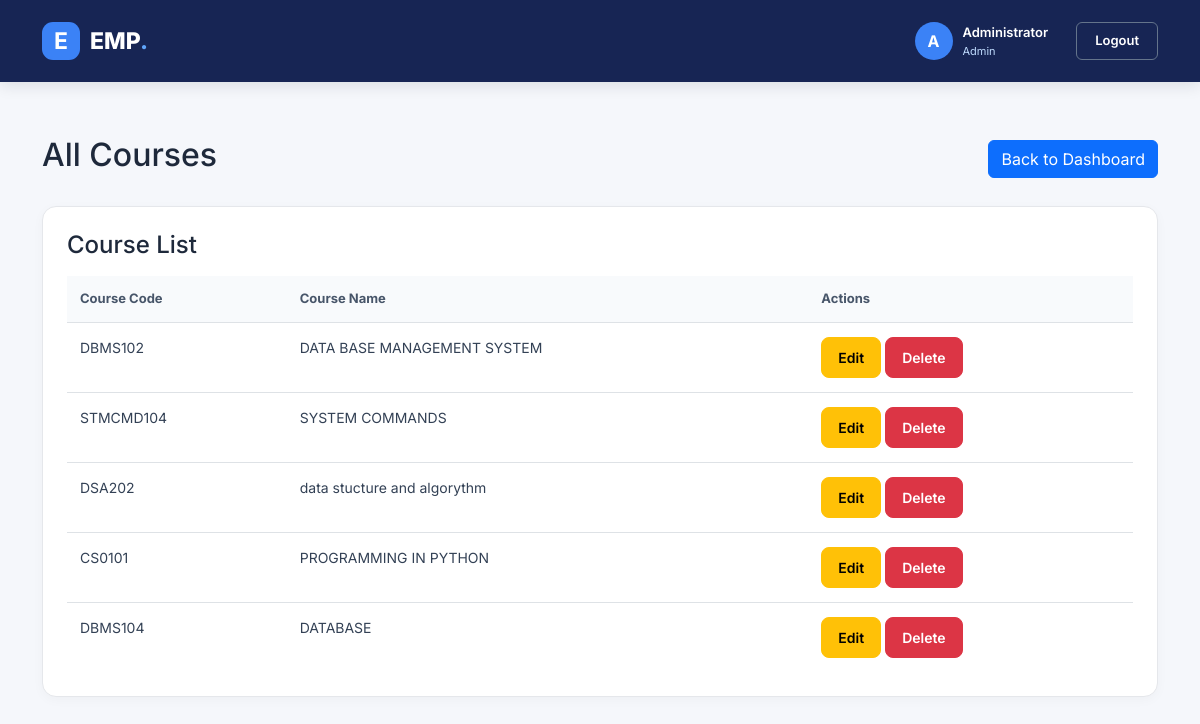
Screenshot of /admin/courses (signed in) with the database file from the repository.
### tables this page shows
CREATE TABLE courses (
        id INTEGER PRIMARY KEY AUTOINCREMENT,
        code TEXT UNIQUE NOT NULL,
        name TEXT NOT NULL
    );

### app.py (the view)
@app.route("/admin/courses")
@login_required("admin")
def courses_page():
    conn = db()
    courses = conn.execute(
        "SELECT * FROM courses"
    ).fetchall()
    return render_template("courses.html", courses=courses)

### app.py (called while the page is built)
def db():
    if "db" not in g:
        g.db = sqlite3.connect(DB)
        g.db.row_factory = sqlite3.Row
        g.db.execute("PRAGMA foreign_keys = ON")
    return g.db

def login_required(role=None):
    def decorator(view):
        @wraps(view)
        def wrapped(*args, **kwargs):
            if not session.get("user_id"):
                return redirect(url_for("login"))
            if role and session.get("role") != role:
                flash("You are not allowed to open that page.")
                return redirect(url_for("dashboard"))
            return view(*args, **kwargs)
        return wrapped
    return decorator

### templates/courses.html
{% extends "base.html" %}
{% block content %}
<div class="container mt-4">
    <div class="d-flex justify-content-between align-items-center mb-4">
        <h2>All Courses</h2>
        <a href="{{ url_for('dashboard') }}" class="btn btn-primary">
            Back to Dashboard
        </a>
    </div>
    <div class="admin-panel">
        <h4 class="mb-3">Course List</h4>
        <table class="table table-hover">
            <thead>
                <tr>
                    <th>Course Code</th>
                    <th>Course Name</th>
                    <th>Actions</th>
                </tr>
            </thead>
            <tbody>
                {% for c in courses %}
                <tr>
                    <td>{{ c.code }}</td>
                    <td>{{ c.name }}</td>
                    <td>
                        <a href="{{ url_for('edit_course', course_id=c.id) }}"
                           class="btn btn-warning btn-sm">
                            Edit
                        </a>
                        <form method="POST"
                              action="{{ url_for('delete_course', course_id=c.id) }}"
                              style="display:inline;">
                            <button type="submit"
                                    class="btn btn-danger btn-sm"
                                    onclick="return confirm('Are you sure you want to delete this course?')">
                                Delete
                            </button>
                        </form>
                    </td>
                </tr>
                {% else %}
                <tr>
                    <td colspan="3" class="text-center">
                        No courses available.
                    </td>
                </tr>
                {% endfor %}
            </tbody>
        </table>
    </div>
</div>
{% endblock %}

### static/style.css (style rules this page uses)
body { font-family: 'Inter', sans-serif; background: #f5f7fb; color: #1e293b; margin: 0; min-height: 100vh; }
.admin-panel { background: white; border: 1px solid #e5e7eb; border-radius: 14px; padding: 24px; box-shadow: 0 3px 12px rgba(0,0,0,.03); }
.admin-panel .btn { padding: 9px 16px; border-radius: 8px; font-weight: 600; }
.admin-panel .table { margin-bottom: 0; }
.admin-panel .table thead th { background: #f8fafc; color: #475569; font-size: 13px; padding: 13px; }
.admin-panel .table tbody td { color: #334155; font-size: 14px; padding: 14px 13px; }
.admin-panel .table tbody tr:last-child td { border-bottom: none; }

### rows the page displays
courses: code "DBMS102", name "DATA BASE MANAGEMENT SYSTEM"
courses: code "STMCMD104", name "SYSTEM COMMANDS"
courses: code "DSA202", name "data stucture and algorythm"
courses: code "CS0101", name "PROGRAMMING IN PYTHON"
courses: code "DBMS104", name "DATABASE"

### other values shown
{{ session.get('name', 'U')[0]|upper }} "A"
{{ session.get('name') }} "Administrator"
{{ session.get('role')|capitalize }} "Admin"
